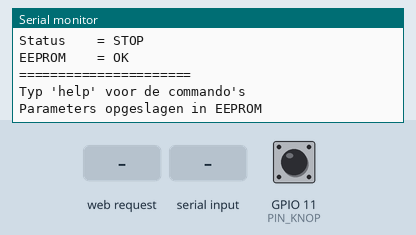
Simulated run of this sketch. Board: ESP32-S3. Parts: the last lines printed to the serial monitor. Wiring (inferred from the names in the program): 24Cxx EEPROM at I2C address 0x50. The test bench sets the inputs (shaded band); at power-on: GPIO 11 (PIN_KNOP) HIGH. EEPROM starts erased.

Above: at 1.5 s.
1.6 s: GPIO 11 (PIN_KNOP) pulled LOW for 0.15 s
At 2.3 s:
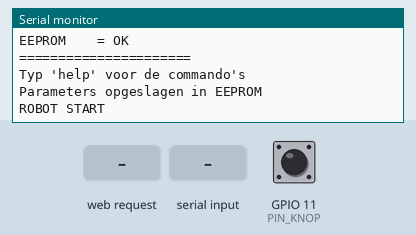
3.2 s: HTTP request GET /stop received
At 3.6 s:
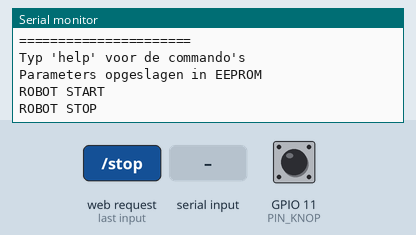
4.7 s: "LFL1\n" received over Serial
At 5.9 s:
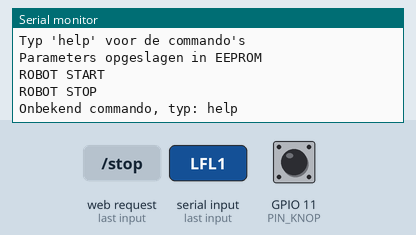
6.2 s: HTTP request GET /debug received
At 7.0 s:
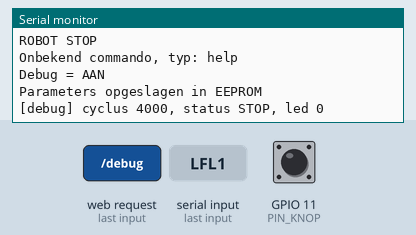
7.9 s: GPIO 11 (PIN_KNOP) pulled LOW for 1 s
At 9.7 s:
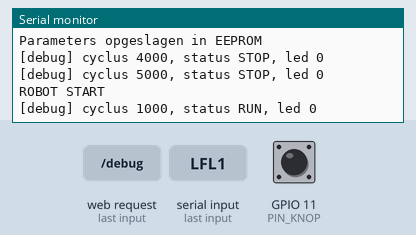
11.8 s: "help\n" received over Serial
At 12.6 s:
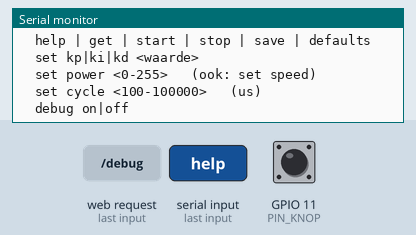
Timing chart, 0 to 14.3 s (numbered marks = the images above; inputs shaded):
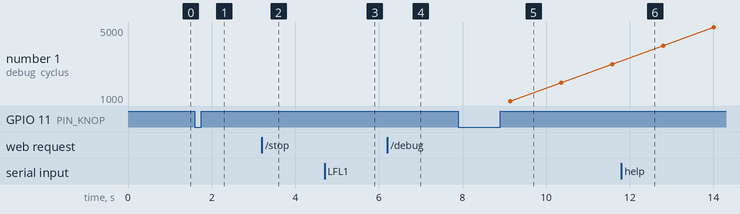

The sketch:

basisprogramma.ino
```cpp
/*
  BASISPROGRAMMA LINEFOLLOWER  (ESP32-S3 SuperMini)

  Samenwerkende onderdelen:
    - instelbare parameters via seriele commando's (Serial Monitor)
    - cyclustijd (niet-blokkerend, in microseconden)
    - debug aan/uit
    - start/stop (seriel, web en fysieke knop)
    - parameters in de externe EEPROM (I2C)
    - start/stop via externe interrupt (knop)
    - draadloze communicatie (eigen wifi-netwerk + webpagina)

  Pinnen (conform schema):
    SDA  = GPIO43 (TX)   SCL = GPIO44 (RX)     (EEPROM, adres 0x50: A0..A2 aan GND)
    KNOP = GPIO11    (tussen GPIO11 en GND, INPUT_PULLUP, dalende flank)

  Seriele commando's (115200 baud, eindigen met Enter):
    help                  toon deze lijst
    get                   toon alle parameters en status
    set kp|ki|kd <waarde>
    set power <0-255>     (ook: set speed)
    set cycle <100-100000>   (microseconden)
    debug on|off
    start | stop
    save                  parameters nu opslaan in EEPROM
    defaults              standaardwaarden terugzetten

  Instellingen bord (Arduino IDE): "ESP32S3 Dev Module", USB CDC On Boot = Enabled.
  PlatformIO: build_flags = -DARDUINO_USB_CDC_ON_BOOT=1
  Zonder USB CDC gebruikt Serial GPIO43/44 en botst dat met de EEPROM (SDA/SCL).

  Wifi: netwerk "LineFollower", webpagina op 192.168.4.1.
*/

#include <WiFi.h>
#include <WebServer.h>
#include <Wire.h>

// Wifi-netwerk van de robot
#define WIFI_SSID "LineFollower"
#define WIFI_PASS "GiliamWouter"

// ============================
// Pinnen en constanten
// ============================
const uint8_t  PIN_SDA  = 43;   // TX
const uint8_t  PIN_SCL  = 44;   // RX
const uint8_t  PIN_KNOP = 11;
const int      PIN_LED  = -1;      // zet op een vrije GPIO voor een knipperende test-led (-1 = geen)

uint8_t        eepromAddr   = 0x50;   // wordt automatisch gezocht (0x50 - 0x57)
const uint16_t EEPROM_START = 0;
const uint32_t EEPROM_MAGIC = 0x4C464C31;   // "LFL1"

const unsigned long DEBOUNCE_MS = 30;   // flank moet minstens zo lang laag blijven
const unsigned long RELEASE_MS  = 50;   // knop moet zo lang stabiel los zijn

// ============================
// Parameters
// ============================
struct __attribute__((packed)) Params {
  float    kp;
  float    ki;
  float    kd;
  int32_t  maxSpeed;     // 0 - 255
  uint32_t cycleTime;    // microseconden
  uint8_t  debug;
};

struct __attribute__((packed)) Stored {
  uint32_t magic;
  Params   p;
  uint32_t checksum;
};

static_assert(sizeof(Stored) <= 64, "Stored moet in een EEPROM-pagina (64 bytes) passen");

Params params;

// ============================
// Toestand
// ============================
WebServer server(80);

bool runRobot = false;
bool eepromOk = false;
bool dirty    = false;           // parameters gewijzigd, nog niet opgeslagen
String lastMessage = "";

uint32_t cycleCount = 0;
unsigned long lastCycleStart = 0;
bool ledState = false;

String serialLine = "";

volatile bool knopFlag = false;
volatile unsigned long flankTijd = 0;

// ============================
// Hulpfuncties
// ============================
float clampf(float v, float lo, float hi) {
  if (!(v >= lo)) return lo;     // vangt ook NaN op
  if (v > hi) return hi;
  return v;
}

long clampl(long v, long lo, long hi) {
  if (v < lo) return lo;
  if (v > hi) return hi;
  return v;
}

bool isNumber(const String& s) {
  if (s.length() == 0) return false;
  bool punt = false;
  for (unsigned int i = 0; i < s.length(); i++) {
    char c = s[i];
    if (c == '-' && i == 0 && s.length() > 1) continue;
    if (c == '.' && !punt) { punt = true; continue; }
    if (c < '0' || c > '9') return false;
  }
  return true;
}

// ============================
// EEPROM (I2C, 24C256 / FM24C256)
// ============================
bool eepromDetect() {
  // A0..A2 bepalen het adres (0x50 - 0x57): zoek het eerste dat antwoordt
  for (uint8_t a = 0x50; a <= 0x57; a++) {
    Wire.beginTransmission(a);
    uint8_t fout = Wire.endTransmission();
    if (fout == 0) {
      eepromAddr = a;
      Serial.print("EEPROM gevonden op adres 0x");
      Serial.println(a, HEX);
      return true;
    }
  }
  return false;
}

// len mag niet over een paginagrens (64 bytes) gaan
bool eepromWrite(uint16_t addr, const uint8_t* data, size_t len) {
  Wire.beginTransmission(eepromAddr);
  Wire.write((uint8_t)(addr >> 8));
  Wire.write((uint8_t)(addr & 0xFF));
  Wire.write(data, len);
  if (Wire.endTransmission() != 0) return false;

  // ACK-polling: wacht tot de schrijfcyclus klaar is (max 20 ms)
  unsigned long t = millis();
  while (millis() - t < 20) {
    Wire.beginTransmission(eepromAddr);
    if (Wire.endTransmission() == 0) return true;
    delay(1);
  }
  return false;
}

bool eepromRead(uint16_t addr, uint8_t* data, size_t len) {
  Wire.beginTransmission(eepromAddr);
  Wire.write((uint8_t)(addr >> 8));
  Wire.write((uint8_t)(addr & 0xFF));
  if (Wire.endTransmission() != 0) return false;

  uint8_t got = Wire.requestFrom((uint8_t)eepromAddr, (uint8_t)len);
  if (got != len) return false;
  for (size_t i = 0; i < len; i++) data[i] = Wire.read();
  return true;
}

uint32_t calcChecksum(const Params& p) {
  const uint8_t* b = (const uint8_t*)&p;
  uint32_t h = 2166136261u;
  for (size_t i = 0; i < sizeof(Params); i++) {
    h ^= b[i];
    h *= 16777619u;
  }
  return h;
}

void setDefaults() {
  params.kp = 0.30f;
  params.ki = 0.00f;
  params.kd = 2.00f;
  params.maxSpeed = 180;
  params.cycleTime = 1000;
  params.debug = 0;
}

void validateParams() {
  params.kp = clampf(params.kp, 0.0f, 50.0f);
  params.ki = clampf(params.ki, 0.0f, 50.0f);
  params.kd = clampf(params.kd, 0.0f, 100.0f);
  params.maxSpeed = clampl(params.maxSpeed, 0, 255);
  params.cycleTime = clampl((long)params.cycleTime, 100, 100000);
  params.debug = params.debug ? 1 : 0;
}

bool saveParams() {
  if (!eepromOk) return false;
  Stored s;
  s.magic = EEPROM_MAGIC;
  s.p = params;
  s.checksum = calcChecksum(s.p);
  return eepromWrite(EEPROM_START, (const uint8_t*)&s, sizeof(s));
}

void loadParams() {
  Stored s;
  bool ok = eepromOk &&
            eepromRead(EEPROM_START, (uint8_t*)&s, sizeof(s)) &&
            s.magic == EEPROM_MAGIC &&
            s.checksum == calcChecksum(s.p);

  if (ok) {
    params = s.p;
    validateParams();
    Serial.println("Parameters geladen uit EEPROM");
  } else {
    setDefaults();
    dirty = true;                // standaardwaarden meteen wegschrijven
    Serial.println("Geen geldige data in EEPROM: standaardwaarden gebruikt");
  }
}

// Schrijft enkel als er iets gewijzigd is en de robot niet rijdt
void flushParams() {
  if (!dirty || runRobot) return;
  dirty = false;
  if (!eepromOk) {
    Serial.println("WAARSCHUWING: EEPROM niet gevonden, niet opgeslagen");
    return;
  }
  if (saveParams()) Serial.println("Parameters opgeslagen in EEPROM");
  else              Serial.println("FOUT: opslaan in EEPROM mislukt");
}

// ============================
// Parameters instellen (gedeeld door serial en web)
// ============================
bool setParam(const String& key, const String& val) {
  if (!isNumber(val)) {
    lastMessage = "Ongeldige waarde: " + val;
    return false;
  }
  if      (key == "kp")    params.kp = clampf(val.toFloat(), 0.0f, 50.0f);
  else if (key == "ki")    params.ki = clampf(val.toFloat(), 0.0f, 50.0f);
  else if (key == "kd")    params.kd = clampf(val.toFloat(), 0.0f, 100.0f);
  else if (key == "speed" || key == "power") params.maxSpeed = clampl(val.toInt(), 0, 255);
  else if (key == "cycle") params.cycleTime = clampl(val.toInt(), 100, 100000);
  else {
    lastMessage = "Onbekende parameter: " + key;
    return false;
  }
  dirty = true;
  return true;
}

void setRun(bool r) {
  runRobot = r;
  if (r) cycleCount = 0;
  Serial.println(r ? "ROBOT START" : "ROBOT STOP");
}

void setDebug(bool d) {
  params.debug = d ? 1 : 0;
  dirty = true;
  Serial.print("Debug = ");
  Serial.println(d ? "AAN" : "UIT");
}

// ============================
// Seriele commando's
// ============================
void printParams() {
  Serial.println("===== PARAMETERS =====");
  Serial.printf("Kp        = %.2f\n", params.kp);
  Serial.printf("Ki        = %.2f\n", params.ki);
  Serial.printf("Kd        = %.2f\n", params.kd);
  Serial.printf("MaxSpeed  = %ld\n", (long)params.maxSpeed);
  Serial.printf("CycleTime = %lu us\n", (unsigned long)params.cycleTime);
  Serial.printf("Debug     = %s\n", params.debug ? "AAN" : "UIT");
  Serial.printf("Status    = %s\n", runRobot ? "RUN" : "STOP");
  Serial.printf("EEPROM    = %s\n", eepromOk ? "OK" : "NIET GEVONDEN");
  Serial.println("======================");
}

void printHelp() {
  Serial.println("Commando's:");
  Serial.println("  help | get | start | stop | save | defaults");
  Serial.println("  set kp|ki|kd <waarde>");
  Serial.println("  set power <0-255>   (ook: set speed)");
  Serial.println("  set cycle <100-100000>   (us)");
  Serial.println("  debug on|off");
}

void executeCommand(String cmd) {
  cmd.trim();
  cmd.toLowerCase();
  if (cmd.length() == 0) return;

  int sp = cmd.indexOf(' ');
  String name = (sp < 0) ? cmd : cmd.substring(0, sp);
  String rest = (sp < 0) ? "" : cmd.substring(sp + 1);
  rest.trim();

  if (name == "help") {
    printHelp();
  } else if (name == "get" || name == "status") {
    printParams();
  } else if (name == "start") {
    setRun(true);
  } else if (name == "stop") {
    setRun(false);
  } else if (name == "debug") {
    if (rest == "on")       setDebug(true);
    else if (rest == "off") setDebug(false);
    else                    setDebug(!params.debug);
  } else if (name == "set") {
    int sp2 = rest.indexOf(' ');
    if (sp2 < 0) {
      Serial.println("Gebruik: set <kp|ki|kd|power|cycle> <waarde>");
    } else {
      String key = rest.substring(0, sp2);
      String val = rest.substring(sp2 + 1);
      val.trim();
      if (setParam(key, val)) {
        Serial.println("OK");
        if (runRobot) Serial.println("(wordt opgeslagen zodra de robot stopt)");
      } else {
        Serial.println(lastMessage);
      }
    }
  } else if (name == "save") {
    dirty = true;
    if (runRobot) Serial.println("Wordt opgeslagen zodra de robot stopt");
  } else if (name == "defaults") {
    setDefaults();
    dirty = true;
    Serial.println("Standaardwaarden ingesteld");
  } else {
    Serial.println("Onbekend commando, typ: help");
  }
}

void handleSerial() {
  while (Serial.available()) {
    char c = Serial.read();
    if (c == '\n' || c == '\r') {
      if (serialLine.length() > 0) {
        executeCommand(serialLine);
        serialLine = "";
      }
    } else if (serialLine.length() < 64) {
      serialLine += c;
    }
  }
}

// ============================
// Externe interrupt (knop)
// ============================
// De interrupt meldt enkel dat er een dalende flank was.
// handleButton() controleert of de knop echt ingedrukt is en wacht daarna
// tot hij stabiel losgelaten is, zodat prellen bij het loslaten niet meetelt.
void IRAM_ATTR knopISR() {
  if (!knopFlag) {
    flankTijd = millis();
    knopFlag = true;
  }
}

void handleButton() {
  static bool vergrendeld = false;
  static unsigned long losSinds = 0;
  bool laag = (digitalRead(PIN_KNOP) == LOW);

  if (vergrendeld) {
    if (laag) {
      losSinds = 0;
    } else if (losSinds == 0) {
      losSinds = millis();
    } else if (millis() - losSinds >= RELEASE_MS) {
      vergrendeld = false;
      knopFlag = false;
      losSinds = 0;
    }
  } else if (knopFlag && millis() - flankTijd >= DEBOUNCE_MS) {
    knopFlag = false;
    if (laag) {
      vergrendeld = true;
      losSinds = 0;
      setRun(!runRobot);
    }
  }
}

// ============================
// Webpagina
// ============================
const char PAGE[] PROGMEM = R"rawliteral(
<!DOCTYPE html>
<html>
<head>
  <meta charset="utf-8">
  <meta name="viewport" content="width=device-width, initial-scale=1">
  <title>Line Follower</title>
  <style>
    body { font-family: Arial; max-width: 600px; margin: auto; padding: 20px; background: #f4f4f4; }
    .card { background: white; padding: 15px; border-radius: 12px; margin-bottom: 15px; box-shadow: 0 0 8px rgba(0,0,0,0.12); }
    .running { color: #28a745; font-weight: bold; }
    .stopped { color: #dc3545; font-weight: bold; }
    input { width: 100%; padding: 12px; font-size: 18px; margin: 5px 0 15px; box-sizing: border-box; }
    button { width: 100%; padding: 15px; font-size: 18px; margin-top: 8px; border: none; border-radius: 10px; font-weight: bold; color: white; cursor: pointer; }
    button:disabled { opacity: 0.4; cursor: not-allowed; }
    .save { background: #2196F3; } .start { background: #28a745; } .stop { background: #dc3545; } .debug { background: #ff9800; }
    h1 { text-align: center; }
  </style>
</head>
<body>
  <h1>Line Follower</h1>

  <div class="card"><span id="msg" style="color:green;font-weight:bold;"></span>&nbsp;</div>

  <div class="card">
    <h2>PID Instellingen</h2>
    Kp [-]<input type="number" step="0.01" min="0" max="50" id="kp">
    Ki [-]<input type="number" step="0.01" min="0" max="50" id="ki">
    Kd [-]<input type="number" step="0.01" min="0" max="100" id="kd">
    Max Speed [0 - 255]<input type="number" min="0" max="255" id="speed">
    Cycle Time [&micro;s]<input type="number" min="100" max="100000" id="cycle">
    <button class="save" id="save" onclick="save()">OPSLAAN</button>
  </div>

  <div class="card">
    <h2>Robot Bediening</h2>
    <button class="start" onclick="cmd('/start')">START</button>
    <button class="stop" onclick="cmd('/stop')">STOP</button>
    <button class="debug" onclick="cmd('/debug')">DEBUG AAN / UIT</button>
  </div>

  <div class="card">
    <h2>Status</h2>
    <p><b>Status:</b> <span id="state">...</span></p>
    <p><b>Debug:</b> <span id="dbg">...</span></p>
    <p><b>Cycli sinds start:</b> <span id="cyc">0</span></p>
    <p><b>EEPROM:</b> <span id="eep">...</span></p>
  </div>

  <script>
    let filled = false;
    const $ = id => document.getElementById(id);

    async function refresh() {
      try {
        const s = await (await fetch('/status')).json();
        $('state').textContent = s.run ? 'ROBOT ACTIEF' : 'ROBOT GESTOPT';
        $('state').className = s.run ? 'running' : 'stopped';
        $('dbg').textContent = s.debug ? 'AAN' : 'UIT';
        $('cyc').textContent = s.cycles;
        $('eep').textContent = s.eeprom ? 'OK' : 'NIET GEVONDEN';
        $('save').disabled = s.run;
        if (!filled) {
          $('kp').value = s.kp; $('ki').value = s.ki; $('kd').value = s.kd;
          $('speed').value = s.speed; $('cycle').value = s.cycle;
          filled = true;
        }
      } catch (e) {
        $('state').textContent = 'GEEN VERBINDING';
        $('state').className = 'stopped';
      }
    }

    async function cmd(path) { await fetch(path); refresh(); }

    async function save() {
      const q = new URLSearchParams({
        kp: $('kp').value, ki: $('ki').value, kd: $('kd').value,
        speed: $('speed').value, cycle: $('cycle').value
      });
      const r = await fetch('/save?' + q);
      $('msg').textContent = await r.text();
      filled = false;
      refresh();
    }

    setInterval(refresh, 500);
    refresh();
  </script>
</body>
</html>
)rawliteral";

void handleRoot() {
  server.send(200, "text/html", PAGE);
}

void handleStatus() {
  String j;
  j.reserve(256);
  j += "{\"run\":";      j += runRobot ? "true" : "false";
  j += ",\"debug\":";    j += params.debug ? "true" : "false";
  j += ",\"kp\":";       j += String(params.kp, 2);
  j += ",\"ki\":";       j += String(params.ki, 2);
  j += ",\"kd\":";       j += String(params.kd, 2);
  j += ",\"speed\":";    j += String((long)params.maxSpeed);
  j += ",\"cycle\":";    j += String((unsigned long)params.cycleTime);
  j += ",\"cycles\":";   j += String((unsigned long)cycleCount);
  j += ",\"eeprom\":";   j += eepromOk ? "true" : "false";
  j += "}";
  server.send(200, "application/json", j);
}

void handleSave() {
  if (runRobot) {
    server.send(409, "text/plain", "Stop de robot eerst.");
    return;
  }
  const char* keys[] = {"kp", "ki", "kd", "speed", "cycle"};
  bool ok = true;
  for (int i = 0; i < 5; i++) {
    if (server.hasArg(keys[i])) {
      if (!setParam(String(keys[i]), server.arg(keys[i]))) { ok = false; break; }
    }
  }
  if (!ok) {
    server.send(400, "text/plain", lastMessage);
    return;
  }
  flushParams();
  server.send(200, "text/plain", eepromOk ? "Instellingen opgeslagen." : "Toegepast, maar EEPROM niet gevonden.");
}

void handleStart() { setRun(true);  server.send(200, "text/plain", "OK"); }
void handleStop()  { setRun(false); server.send(200, "text/plain", "OK"); }
void handleDebug() { setDebug(!params.debug); server.send(200, "text/plain", "OK"); }

// ============================
// Cyclus: hier komt later de linefollower
// ============================
void cycle() {
  cycleCount++;

  uint32_t ticksPerSeconde = 1000000UL / params.cycleTime;
  uint32_t halveperiode = ticksPerSeconde / 2;      // led knippert aan 1 Hz
  if (halveperiode == 0) halveperiode = 1;

  if (runRobot) {
    if (cycleCount % halveperiode == 0) ledState = !ledState;
    // >>> hier komen later: sensoren lezen, PID berekenen, motoren sturen
  } else {
    ledState = false;
  }

  if (PIN_LED >= 0) digitalWrite(PIN_LED, ledState);

  if (params.debug && cycleCount % ticksPerSeconde == 0) {
    Serial.printf("[debug] cyclus %lu, status %s, led %d\n",
                  (unsigned long)cycleCount, runRobot ? "RUN" : "STOP", ledState ? 1 : 0);
  }
}

// ============================
// setup en loop
// ============================
void setup() {
  Serial.begin(115200);
  delay(300);
  Serial.println();
  Serial.println("Linefollower basisprogramma");

  pinMode(PIN_KNOP, INPUT_PULLUP);
  attachInterrupt(digitalPinToInterrupt(PIN_KNOP), knopISR, FALLING);

  if (PIN_LED >= 0) pinMode(PIN_LED, OUTPUT);

  Wire.begin(PIN_SDA, PIN_SCL);
  Wire.setClock(100000);   // 100 kHz: betrouwbaar met de interne pull-ups
  delay(50);
  for (int poging = 0; poging < 3 && !eepromOk; poging++) {
    eepromOk = eepromDetect();
    if (!eepromOk) delay(20);
  }
  if (!eepromOk) Serial.println("WAARSCHUWING: EEPROM niet gevonden (controleer SDA/SCL en A0-A2)");

  loadParams();
  validateParams();

  WiFi.mode(WIFI_AP);
  WiFi.softAP(WIFI_SSID, WIFI_PASS);
  Serial.print("Wifi: ");
  Serial.print(WIFI_SSID);
  Serial.print("  IP: ");
  Serial.println(WiFi.softAPIP());

  server.on("/", handleRoot);
  server.on("/status", handleStatus);
  server.on("/save", handleSave);
  server.on("/start", handleStart);
  server.on("/stop", handleStop);
  server.on("/debug", handleDebug);
  server.begin();

  printParams();
  Serial.println("Typ 'help' voor de commando's");
  lastCycleStart = micros();
}

void loop() {
  server.handleClient();
  handleSerial();
  handleButton();
  flushParams();

  unsigned long nu = micros();
  if ((unsigned long)(nu - lastCycleStart) >= params.cycleTime) {
    lastCycleStart = nu;
    cycle();
  }
}
```

Measured:
- after the input at 1.6 s, the serial monitor: prints a new line at once (image 1)
- after the input at 3.2 s, the serial monitor: prints a new line at once (image 2)
- after the input at 4.7 s, the serial monitor: prints a new line at once (image 3)
- after the input at 6.2 s, the serial monitor: prints a new line at once (image 4)
- after the input at 7.9 s, the serial monitor: prints a new line at once (image 5)
- after the input at 11.8 s, the serial monitor: prints a new line at once (image 6)
